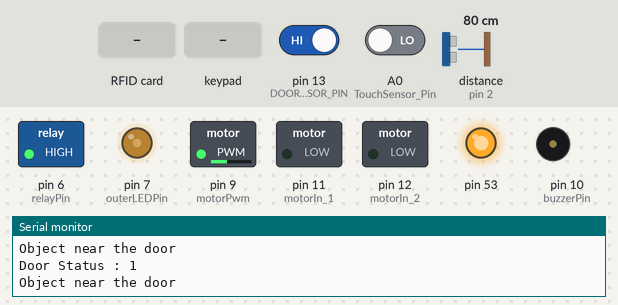
The sketch below on a simulated Arduino Mega 2560, built with avr-gcc and run on an emulated ATmega2560. Shown: switched loads named in the sketch (green lamp = pin HIGH), output pins drawn as LEDs (lit = HIGH), buzzer (waves = sounding), the last lines printed to the serial monitor. Wiring (inferred from the names in the program): ultrasonic range finder: trigger pin 3; echo pin 2. The test bench sets the inputs (shaded band); at power-on: A0 (TouchSensor_Pin) LOW, pin 13 (DOOR_SENSOR_PIN) HIGH, distance to the obstacle (sensor on pin 2) 80 cm. The echo pulse lasts 58.3 µs per cm; storage starts empty; pins used as bus, display or sensor lines are not drawn.

Above: at 2.2 s.
2.3 s: A0 (TouchSensor_Pin) driven HIGH
At 4.2 s:
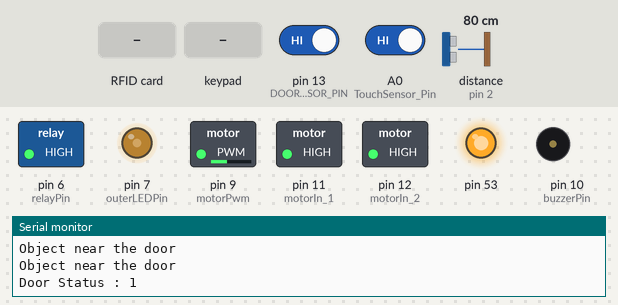
5.3 s: A0 (TouchSensor_Pin) driven LOW
At 6.0 s:
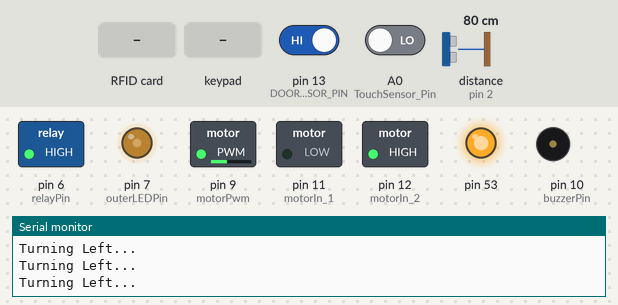
6.9 s: pin 13 (DOOR_SENSOR_PIN) driven LOW
At 8.1 s:
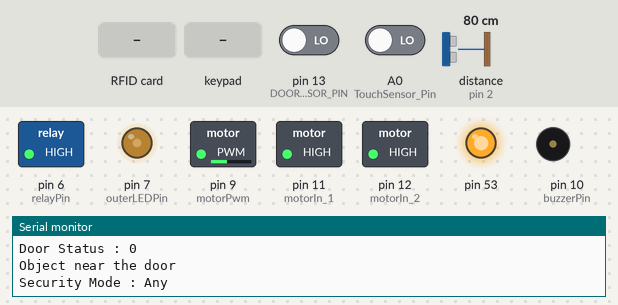
8.5 s: distance to the obstacle (sensor on pin 2) set to 120 cm
11.5 s: RFID card 5E 7A 19 C4 held to the reader
At 12.1 s:
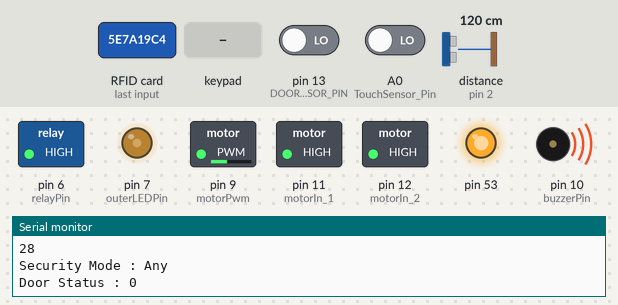
14.5 s: key '1' pressed
Timing chart, 0 to 17.5 s (numbered marks = the images above; inputs shaded):
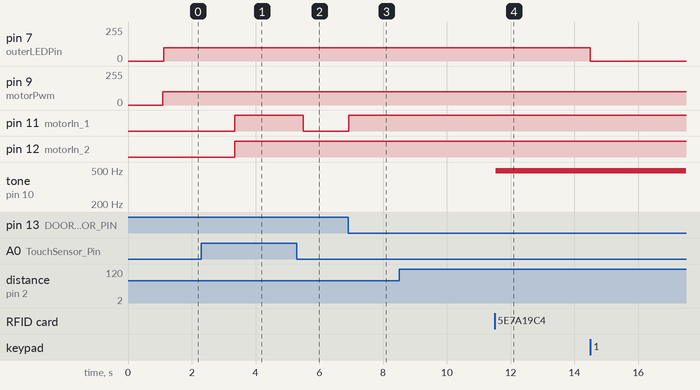

The sketch:

slider-plus.ino
```cpp
//########## Basic Setup & Code ##########
//-----------Common for all Module---------
bool currentDoorState;   //current status of the door
bool lastDoorState;      //last status of the door
char securityMode = 'A';    //select the mode of Multifactor Authentication
char securityModeArray[5];  //Use for converting security types

//-----------LIghtup Numberpad--------------
int outerLEDPin = 7;
int LedtimeOut = 0;
int ledIntense = 100;  //Intese of tge light

//-----------Touch Sensor Module-----------
const int TouchSensor_Pin = A0;

//-----------Numberpad Module-----------
#include <Keypad.h>
const int ROW_NUM = 4;     //four rows
const int COLUMN_NUM = 4;  //four columns

char keys[ROW_NUM][COLUMN_NUM] = {
  { '1', '2', '3', 'A' },
  { '4', '5', '6', 'B' },
  { '7', '8', '9', 'C' },
  { '*', '0', '#', 'D' }
};
byte pin_rows[ROW_NUM] = { 22, 23, 24, 25 };       //connect to the row pinouts of the keypad
byte pin_column[COLUMN_NUM] = { 26, 27, 28, 29 };  //connect to the column pinouts of the keypad
Keypad keypad = Keypad(makeKeymap(keys), pin_rows, pin_column, ROW_NUM, COLUMN_NUM);

const int passLength = 4;          //password length
String password;                   // Define the correct password
char enteredPassword[passLength];  // Variable to store the entered password
int keyIndex = 0;                  // Index to keep track of the key being entered
bool NumpadStatus = false;         //current numberpad unlock status

//-----------Buzzer Module -----------
const int buzzerPin = 10;  // Pin connected to the buzzer
int volume = 255;          //volume of the buzzer

//-----------SD Module----------------
#include <SPI.h>
#include <SD.h>
File myFile;  //creating a file instance
const int chipSelect = 10;
const int misoPin = 50;  //Same for NFC Module
const int mosiPin = 51;  //Same for NFC Module
const int sckPin = 52;   //Same for NFC Module
#define SD_SS_Pin 49     //Select slave pin for SD Module

//-----------Ultrasonic Sensor------------
const int trigPin = 3;              //Trigger pin of the ultrasonic sensor
const int echoPin = 2;              //Echo pin of the ultrasonic sensor
const int thresholdDistance = 100;  // Threshold distance for triggering the door closing in centimeters
int MotionStatus = 0;               //Whether the sensor is triggered or not
int timeOut = 0;                    //Motion sensor timeout
//------------Door Sensor------------
const int DOOR_SENSOR_PIN = 13;  //door sensor pin

//-------------DC Motor Controller----------------
const int motorPwm = 9;  // initializing pin 4 as pwm
const int motorIn_1 = 11;
const int motorIn_2 = 12;
int motorSpeed = 100;        //speed of the motor
//int doorMovementTime = 50;  //control the angle of motor turn

//-------------RFID Module-----------
#include <MFRC522.h>
#include <stdio.h>

#define RFID_SS_PIN 48    //slave select pin for RFID module
#define RST_PIN 5         //reset pin
bool RFIDStatus = false;  //current read of the rfid module

MFRC522 mfrc522(RFID_SS_PIN, RST_PIN);  // instatiate a MFRC522 reader object.
MFRC522::MIFARE_Key key;                //create a MIFARE_Key struct named 'key', which will hold the card information

String rfidCard;
int block = 2;  //this is the block number we will write into and then read. Do not write into 'sector trailer' block, since this can make the block unusable.

byte blockcontent[16] = { "DigitalControl__" };  //an array with 16 bytes to be written into one of the 64 card blocks is defined
//byte blockcontent[16] = {0,0,0,0,0,0,0,0,0,0,0,0,0,0,0,0};//all zeros. This can be used to delete a block.
byte readbackblock[18];  //This array is used for reading out a block. The MIFARE_Read method requires a buffer that is at least 18 bytes to hold the 16 bytes of a block.

//-------------Relay Module-----------
const int relayPin = 6;  //use for switching between SD module and NFC module

//-------------Fingerprint Module--------
bool FingerprintStatus = false;  //current status of the fingerprint module

//--------------IR Sensor Module-----------
int openDoorpin = A1;  //when door is open
int openDoorRead = 0;
int closeDoorpin = A2;  //when door is close
int closeDoorRead = 0;


//########## Setup & Code ##########
void setup() {
  //setting SPI and SS Pins
  Serial.begin(9600);
  SPI.begin();  // Init SPI bus
  pinMode(outerLEDPin, OUTPUT);

  //Buzzer Module
  pinMode(buzzerPin, OUTPUT);

  //IR modules
  pinMode(openDoorpin, INPUT);
  pinMode(closeDoorpin, INPUT);

  //Touch Sensor Module
  pinMode(TouchSensor_Pin, INPUT);

  //Motion Sensor Module
  pinMode(trigPin, OUTPUT);
  pinMode(echoPin, INPUT);

  //Door Sensor Module
  pinMode(DOOR_SENSOR_PIN, INPUT_PULLUP);
  currentDoorState = digitalRead(DOOR_SENSOR_PIN);

  //Motor controler module
  pinMode(motorPwm, OUTPUT);   // we have to set PWM pin as output
  pinMode(motorIn_1, OUTPUT);  // Logic pins are also set as output
  pinMode(motorIn_2, OUTPUT);

  //SD module
  pinMode(relayPin, OUTPUT);
  digitalWrite(relayPin, LOW);  //turn on the replay to read from the SD module
  if (!SD.begin(SD_SS_Pin)) {   //initialize the SD module to read or write
    Serial.println("SD card initialization failed!");
  } else {
    Serial.println("SD card initialization Successfull!");
  }
  //Reading from the config file
  ReadSDCard();
  //Write to card
  //WriteSDCard("config.txt", "E,6666");      //refer the end of the code for configuration
  delay(1000);
  digitalWrite(relayPin, HIGH);
  delay(50);

  //NFC reader module
  for (byte i = 0; i < 6; i++) {
    key.keyByte[i] = 0xFF;  //keyByte is defined in the "MIFARE_Key" 'struct' definition in the .h file of the library
  }
}

void loop() {
  //Choosing security methods depend on the mode
  if (currentDoorState == 0) {
    //Serial.println(securityMode);
    //Serial.println(password);
    switch (securityMode) {  //selecting security mode based on the configured in the text file
      case 'A':
        Serial.println("Security Mode : Any");
        if (NumPadRead() || RFIDRead() || FingerprintRead()) {
          openDoor();
        }
        break;
      case 'B':
        Serial.println("Security Mode : Numberpad only");
        if (NumPadRead()) {
          openDoor();
        }
        break;
      case 'C':
        Serial.println("Security Mode : NFC only");
        if (RFIDRead()) {
          openDoor();
        }
        break;
      case 'D':
        Serial.println("Security Mode : Fingerprint only");
        if (FingerprintRead()) {
          openDoor();
        }
        break;
      case 'E':
        Serial.println("Security Mode : Numberpad & NFC");
        if ((NumPadRead() || NumpadStatus) && (RFIDRead() || RFIDStatus)) {
          openDoor();
        }
        break;
      case 'F':
        Serial.println("Security Mode : Numberpad & Fingerprint");
        if ((NumPadRead() || NumpadStatus) && (FingerprintRead() || FingerprintStatus)) {
          openDoor();
        }
        break;
      case 'G':
        Serial.println("Security Mode : NFC & Fingerprint");
        if ((RFIDRead() || RFIDStatus) && (FingerprintRead() || FingerprintStatus)) {
          openDoor();
        }
        break;
      case 'H':
        Serial.println("Security Mode : Numberpad & NFC & Fingerprint");
        if ((NumPadRead() || NumpadStatus) && (RFIDRead() || RFIDStatus) && (FingerprintRead() || FingerprintStatus)) {
          openDoor();
          break;
        }
      default:
        break;
    }
  }
  //printing current door status
  Serial.print("Door Status : ");
  Serial.println(ReadDoorSens());
  analogWrite(motorPwm, motorSpeed);  //controlling the speed of the door

  // Configuring how to function the inside touch button
  if (ReadTouchSens() && currentDoorState == 1) {  //close the door of door is open
    closeDoor();
  } else if (ReadTouchSens() && currentDoorState == 0) {  //open the door if door is close
    openDoor();
  }
  delay(10);

  //automatically closing the door after few time
  if (currentDoorState == 1 && ReadMotionSens() == 0) {
    Serial.println(timeOut++);
    if (timeOut > 100 && MotionStatus == 0) {
      closeDoor();
      MotionStatus = 1;
    }
  }

  //lightup the keypad if someone near the door
  if (ReadMotionSens()) {
    analogWrite(outerLEDPin, ledIntense);
    LedtimeOut = 0;
  } else {
    Serial.println(LedtimeOut++);
  }
  if (LedtimeOut > 50) {
    analogWrite(outerLEDPin, 0);
  }
}

//########## Functions ##########
void openDoor() {  //open the door function
  WriteToBuzzer(1);
  while (!openDoorSens()) {  //looping until fully openning the door
    ControlDoor(1);
    if (ReadTouchSens()) {
      break;
    }
  }
  ControlDoor(2);  //breake the motor
  Serial.println("Door is opening...");
  //resetting the status of each module
  RFIDStatus = false;
  NumpadStatus = false;
  FingerprintStatus = false;
}
void closeDoor() {  //closing the door function
  WriteToBuzzer(1);
  while (ReadDoorSens()) {  //looping until fully closing the door
    ControlDoor(0);
    if (ReadTouchSens()) {
      break;
    }
  }
  ControlDoor(2);  //brake the motor
  Serial.println("Door is closing...");
}


//########## Front-end Modules ##########
//------Authentication Modules-----
//RFID Sensor reading
bool RFIDRead() {
  mfrc522.PCD_Init();  // Init MFRC522 card (in case you wonder what PCD means: proximity coupling device)
  //Serial.println("Scan a MIFARE Classic card");

  // Look for new cards (in case you wonder what PICC means: proximity integrated circuit card)
  if (!mfrc522.PICC_IsNewCardPresent()) {  //if PICC_IsNewCardPresent returns 1, a new card has been found and we continue
    return 0;                              //if it did not find a new card is returns a '0' and we return to the start of the loop
  }
  // Select one of the cards
  if (!mfrc522.PICC_ReadCardSerial()) {  //if PICC_ReadCardSerial returns 1, the "uid" struct (see MFRC522.h lines 238-45)) contains the ID of the read card.
    return 0;                            //if it returns a '0' something went wrong and we return to the start of the loop
  }

  //Serial.println("card selected");

  /*****************************************writing and reading a block on the card**********************************************************************/

  //mfrc522.PICC_DumpToSerial(&(mfrc522.uid));//uncomment this if you want to see the entire 1k memory with the block written into it.

  readBlock(block, readbackblock);  //read the block back
  //Serial.print("read block: ");
  char pass[16];
  for (int j = 0; j < 16; j++)  //print the block contents
  {
    //Serial.write(readbackblock[j]);
    pass[j] = readbackblock[j];
    //Serial.write() transmits the ASCII numbers as human readable characters to serial monitor
  }
  //Serial.print("");

  char code[] = { 'D', 'i', 'G', 'i', 't', 'a', 'l', 'C', 'o', 'n', 't', 'r', 'o', 'l', '_', '_' };  //password of the RFID card to check
  bool flag = false;
  for (int i = 1; i < 16; i++) {
    if (code[i] == pass[i]) {
      flag = true;
    }
  }
  if (flag == true) {  //checking whether the card is correct or not
    Serial.println("Access Granted");
    RFIDStatus = true;
    Serial.println("RFID Correct!");
    return 1;
  } else {
    Serial.println("Access Denied");
    WriteToBuzzer(0);
    //resetting the status of modules
    RFIDStatus = false;
    NumpadStatus = false;
    FingerprintStatus = false;
    return 0;
  }

  //Reset varibles
  flag = 0;
  for (int i = 0; i < sizeof(readbackblock); i++) {
    readbackblock[i] = '\0';
  }
  return 0;
}

//reading from the RFID card
int readBlock(int blockNumber, byte arrayAddress[]) {
  int largestModulo4Number = blockNumber / 4 * 4;
  int trailerBlock = largestModulo4Number + 3;  //determine trailer block for the sector

  /*****************************************authentication of the desired block for access***********************************************************/
  byte status = mfrc522.PCD_Authenticate(MFRC522::PICC_CMD_MF_AUTH_KEY_A, trailerBlock, &key, &(mfrc522.uid));

  if (status != MFRC522::STATUS_OK) {
    Serial.print("PCD_Authenticate() failed (read): ");
    Serial.println(mfrc522.GetStatusCodeName(status));
    return 0;  //return "3" as error message
  }

  /*****************************************reading a block***********************************************************/

  byte buffersize = 18;                                                  //we need to define a variable with the read buffer size, since the MIFARE_Read method below needs a pointer to the variable that contains the size...
  status = mfrc522.MIFARE_Read(blockNumber, arrayAddress, &buffersize);  //&buffersize is a pointer to the buffersize variable; MIFARE_Read requires a pointer instead of just a number
  if (status != MFRC522::STATUS_OK) {
    Serial.print("MIFARE_read() failed: ");
    Serial.println(mfrc522.GetStatusCodeName(status));
    return 0;  //return "4" as error message
  }
  //Serial.println("block was read");
}

//NumberPad reading
bool NumPadRead() {
  bool correctPassword = false;
  char key = keypad.getKey();  //reading from the num pad
  // Ignore any non-digit characters
  if (isdigit(key)) {
    enteredPassword[keyIndex] = key;
    keyIndex++;
    Serial.print(key);

    // Check if all digits have been entered
    if (keyIndex == passLength) {
      for (int i = 0; i < passLength; i++) {
        if (enteredPassword[i] == password[i]) {
          correctPassword = true;
        } else {
          correctPassword = false;
          break;
        }
      }
      // Reset variables for the next password entry
      keyIndex = 0;
      memset(enteredPassword, 0, sizeof(enteredPassword));

      //checking whether the entered password is correct or not
      if (correctPassword) {
        Serial.println("Correct password entered.");
        NumpadStatus = true;
        Serial.println("NumberPad Correct!");
        return 1;
      } else {
        Serial.println("Wrong password entered.");
        WriteToBuzzer(0);
        //resetting the module status
        RFIDStatus = false;
        NumpadStatus = false;
        FingerprintStatus = false;
        return 0;
      }
    }
  }
  return false;
}

//Fingerprint reading
bool FingerprintRead() {
  //fingerprint module can be added here
  //just return 1 and 0 based on success or failure of the reading
  //add other codes to the relevent parts
}

//--------Other Modules-------
//Closing the door when someone leaves the room using motion sensor
int ReadMotionSens() {
  //ultrasonic pulse
  digitalWrite(trigPin, LOW);
  delayMicroseconds(2);
  digitalWrite(trigPin, HIGH);
  delayMicroseconds(10);
  digitalWrite(trigPin, LOW);

  // Measure the duration of the echo pulse
  long duration = pulseIn(echoPin, HIGH);

  //In centimeters
  float distance = duration * 0.034 / 2;
  //Serial.println(distance);

  // Code to keep the door open
  if (distance < thresholdDistance) {
    Serial.println("Object near the door");
    timeOut = 0;
    return 1;
  } else {
    // Code to close the door
    Serial.println("Object has passed 100cm from the door");
    MotionStatus == 0;
    return 0;
  }
}

//Buzzer write when opening and closing the door
void WriteToBuzzer(bool inputValue) {
  if (inputValue == HIGH) {
    // Number 1 is entered, sound the buzzer
    analogWrite(buzzerPin, volume);
    delay(1000);  // Buzz for 1 second
    analogWrite(buzzerPin, 0);
  }
  // buzzer for wrong inputs
  if (inputValue == LOW) {
    analogWrite(buzzerPin, volume - 20 < 0 ? volume : volume - 20);
    delay(100);
    analogWrite(buzzerPin, 0);
    delay(100);
    analogWrite(buzzerPin, volume - 20 < 0 ? volume : volume - 20);
    delay(100);
    analogWrite(buzzerPin, 0);
  }
}


//########## Back-end Modules ##########
//Opening Door from the inside using touch sensor
bool ReadTouchSens() {
  bool TouchState = digitalRead(TouchSensor_Pin);  //read from the sensor and assign the value to the variable
  return TouchState;
  delay(5);
}

//IR sensoe Module, Control the door state
bool openDoorSens() {
  openDoorRead = digitalRead(openDoorpin);
  //Serial.println(openDoorRead);
  return openDoorRead;
}

bool closeDoorSens() {
  closeDoorRead = digitalRead(closeDoorpin);
  //Serial.println(closeDoorRead);
  return closeDoorRead;
}


//Reading configurations from the SD Card
void ReadSDCard() {
  const char* filename = "config.txt";
  File file = SD.open(filename);
  String line;
  if (file) {  //checking for ht file
    while (file.available()) {
      char x = file.read();
      if (x == '\n') {  //read the first line
        break;
      }
      line = line + x;  //add each char into a string line
    }
    char i;
    String config[5];  //saving config to an array
    for (i = 0; i < line.length(); i++) {
      char c = line.charAt(i);
      if (c == ',') {  //break into indexes using ","
        config[0] = line.charAt(i - 1);
        config[1] = line.substring(i + 1);
      }
    }
    config[0].toCharArray(securityModeArray, 5);  //converting string to char
    securityMode = securityModeArray[0];          //setting the security mode
    password = config[1];                         //setting the new password
    file.close();
  } else {
    Serial.println("Error opening file.");
  }
}

//Writing configurations to the SD Card
void WriteSDCard(const char* filename, const char* data) {
  //delete the current file and write
  if (SD.remove(filename)) {
    Serial.println("Data written to file.");
  }

  //Writing to the file
  File file = SD.open(filename, FILE_WRITE);
  //checking for the file and write
  if (file) {
    file.println(data);
    file.close();
    Serial.println("Data written to file.");
  } else {
    Serial.println("Error opening file.");
  }
}

//Reading the Door sensor to verify door status
bool ReadDoorSens() {
  lastDoorState = currentDoorState;
  currentDoorState = digitalRead(DOOR_SENSOR_PIN);  //reading from the door sensor
  delay(10);
  if (lastDoorState == 0 && currentDoorState == 1) {
    Serial.println("The door-opening event is detected");
    return 1;
  } else
    delay(10);
  if (lastDoorState == 1 && currentDoorState == 0) {
    Serial.println("The door-closing event is detected");
    timeOut = 0;
    return 0;
  }
  //return 0;
}

//Controlling the door using the motor
void ControlDoor(int direction) {
  if (direction == 1) {
    // turn clockwise for 3 secs
    Serial.println("Turning Right...");
    digitalWrite(motorIn_1, HIGH);
    digitalWrite(motorIn_2, LOW);
    //delay(doorMovementTime);
  } else if (direction == 0) {
    // turn anti clockwise for 3 secs
    Serial.println("Turning Left...");
    digitalWrite(motorIn_1, LOW);
    digitalWrite(motorIn_2, HIGH);
    //delay(doorMovementTime);
  } else if (direction = 2) {
    //break the motor
    digitalWrite(motorIn_1, HIGH);
    digitalWrite(motorIn_2, HIGH);
    //delay(doorMovementTime);
  }
}


//Configuration options for the SliderPlus
/*
Syntax:
	<Security Mode>,<Password (4 Digit)>


Meaning of the selected Mode
{
	mode : A
	modules : NumberPad/NFC/FingerPrint
}
{
	mode : B
	modules : NumberPad Only
}
{
	mode : C
	modules : NFC Only
}
{
	mode : D
	modules : FingerPrint Only
}
{
	mode : E
	modules : Require both Numberpad & NFC
}
{
	mode : F
	modules : Require both Numberpad & Fingerprint
}
{
	mode : G
	modules : Require both NFC & Fingerprint
}
{
	mode : H
	modules : Require all Numberpad & NFC & Fingerprint
}
*/
```

Measured:
- after the input at 2.3 s, pin 11 (motorIn_1), pin 12 (motorIn_2): LOW → HIGH after 1.1 s
- after the input at 5.3 s, pin 11 (motorIn_1): HIGH → LOW after 0.19 s
- after the input at 6.9 s, pin 11 (motorIn_1): LOW → HIGH at once
- after the input at 11.5 s, pin 7 (outerLEDPin): 100/255 → 0/255 after 3.0 s instead of 2.7 s; tone on pin 10 (buzzerPin): silent → 490 Hz at once
